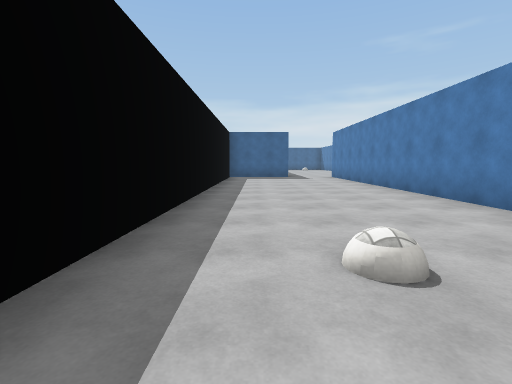
View 1 (above)

19 first-person views from a walk through a Unity game level. The camera is 1.3 m above the floor, tilts 6° down and sees 85° across. The floor is counted in squares, 2 m on a side. Each view is taken from the middle of a square. On the plan, view 1 faces up. The plan holds only what a view shows up to about 9 squares ahead; the rest is blank. The place goes on beyond the plan. The player character is not drawn. Surface patterns are stand-ins for the level's own textures.

View 2
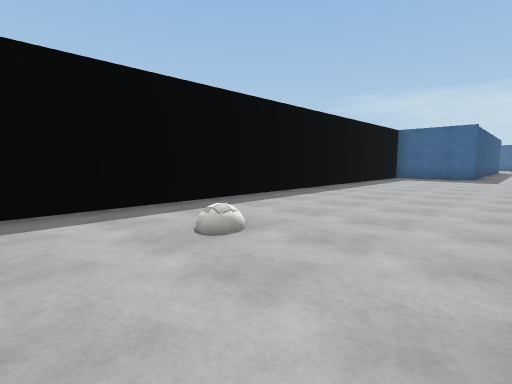

View 3
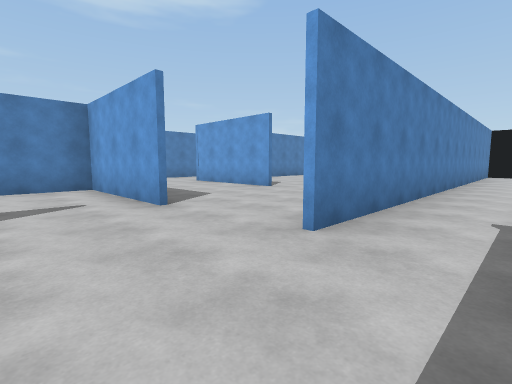

View 4
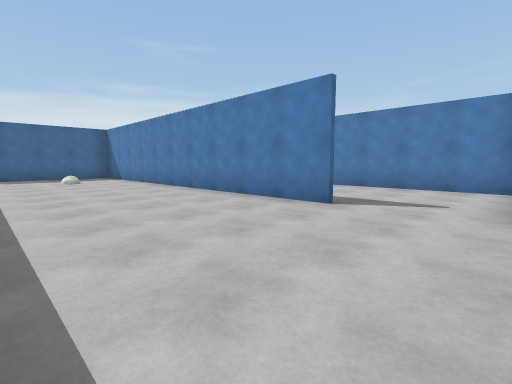

View 5
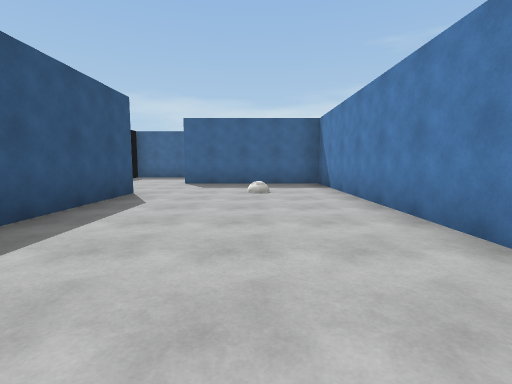

View 6
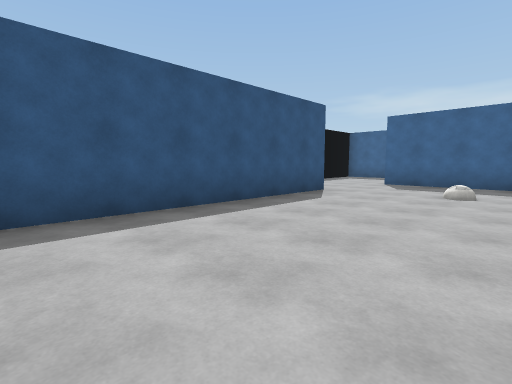

View 7
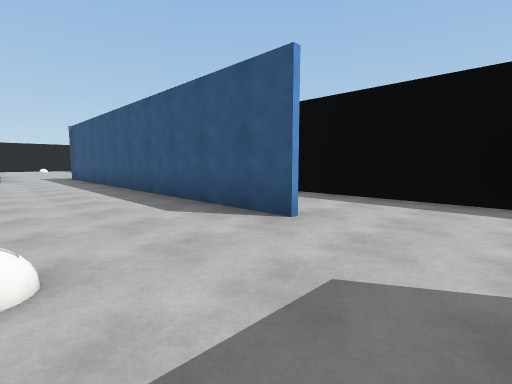

View 8
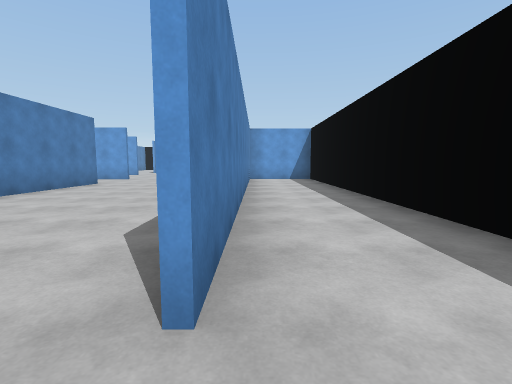

View 9
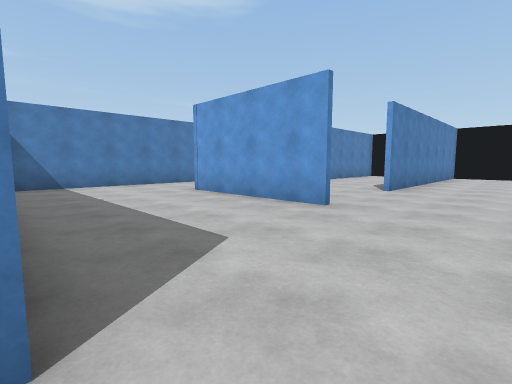

View 10
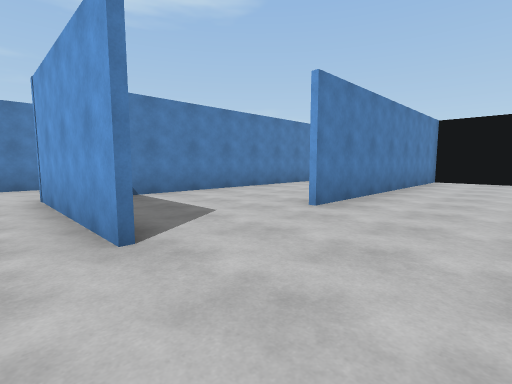

View 11
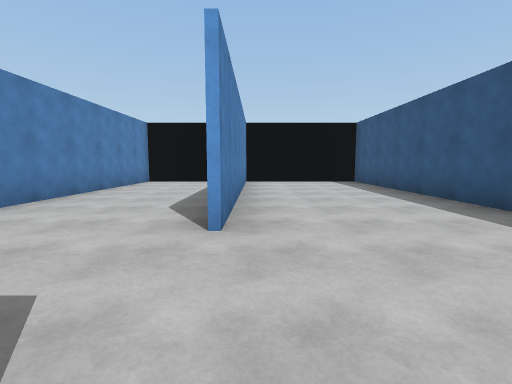

View 12
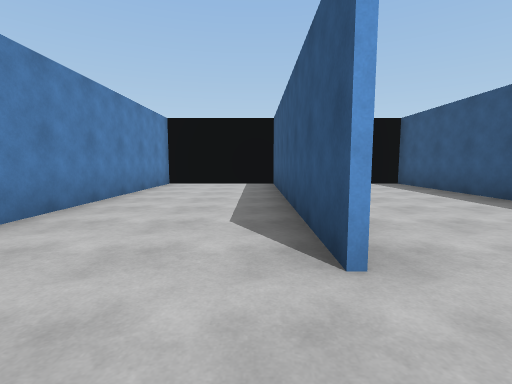

View 13
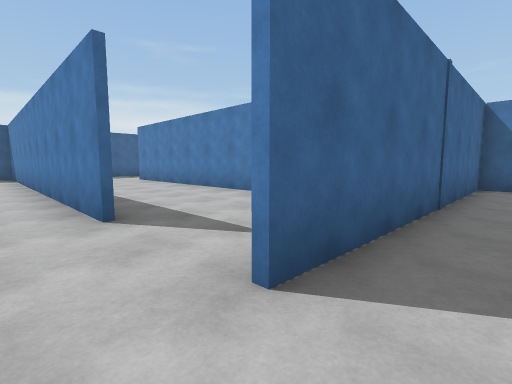

View 14
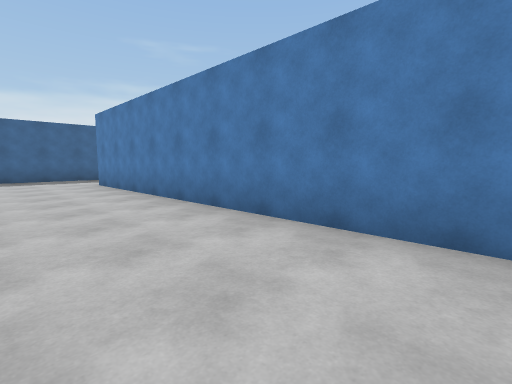

View 15
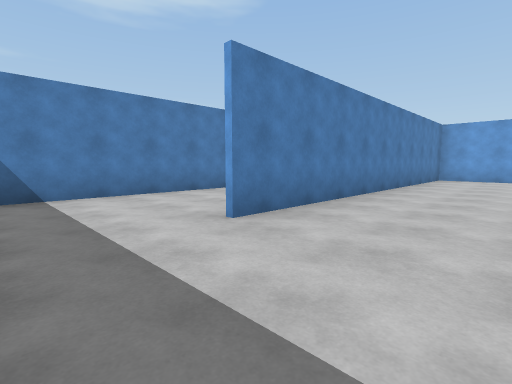

View 16
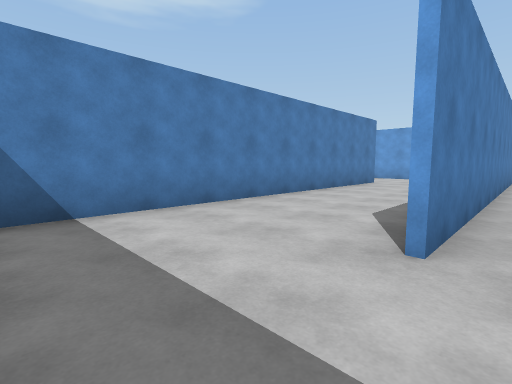

View 17
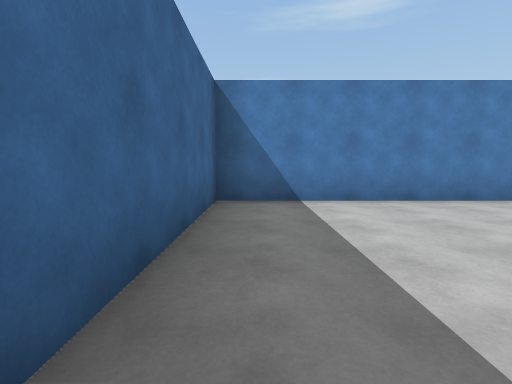

View 18
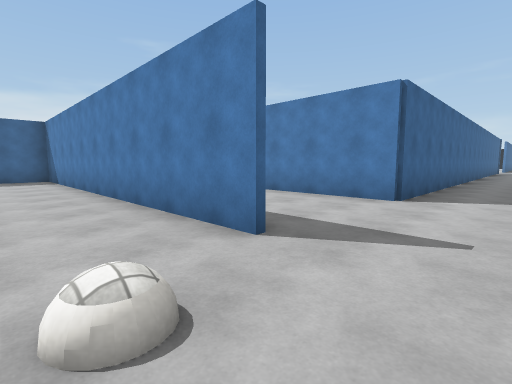

View 19
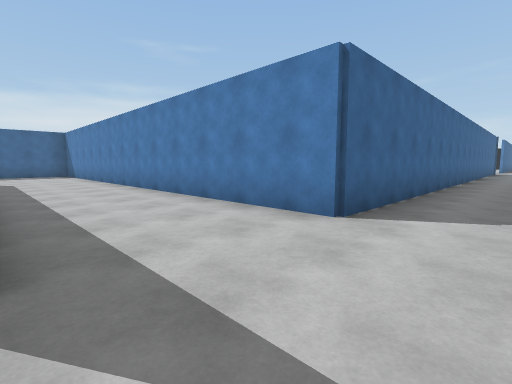

### Floor plan
Ten units are one square. View 1 is at (0, 0); x grows to the right and y downward. Boxes are objects, and circles mark ways between rooms. Rooms are numbered by the first view taken in them; rooms with no view inside come last. Other rooms are left out.
<svg viewBox="-17 -262 182 274">
<path fill="none" stroke="#000" d="M35 -36 35 -129M-12 -89 -12 -38M14 -230 14 -148M-12 -189 -12 -149M-12 -229 -12 -211M12 -152 12 -230M59 -152 59 -257 18 -257M75 -65 75 7 107 7 107 -79M71 -93 109 -93M36 -54 36 7 73 7 73 -65M133 -94 133 -129 60 -129M127 -158 127 -257 75 -257M60 -130 95 -130 95 -230M160 -156 160 -239"/>
<circle cx="25" cy="-130" r="3" fill="#2a7"/>
<circle cx="55" cy="-125" r="3" fill="#2a7"/>
<circle cx="60" cy="-145" r="3" fill="#2a7"/>
<circle cx="130" cy="-145" r="3" fill="#2a7"/>
<text x="10" y="-60">1</text>
<text x="20" y="-200">2</text>
<text x="80" y="-70">3</text>
<text x="90" y="-200">4</text>
<text x="140" y="-200">5</text>
</svg>
Room 1 opens to room 2. Room 2 opens to room 3. Room 2 opens to room 4. Room 4 opens to room 5.

Where each view was taken, in squares from view 1:
view 1: 0 up, 0 right, facing up
view 2: 0 up, 3 right, facing up-left
view 3: 15 up, 2 right, facing down-right
view 4: 13 up, 2 right, facing up-right
view 5: 17 up, 4 right, facing up
view 6: 17 up, 5 right, facing up-left
view 7: 25 up, 4 right, facing down-left
view 8: 24 up, 1 right, facing down
view 9: 13 up, 5 right, facing down-right
view 10: 10 up, 5 right, facing down-right
view 11: 9 up, 7 right, facing down
view 12: 8 up, 8 right, facing down
view 13: 12 up, 5 right, facing up-right
view 14: 14 up, 7 right, facing up-right
view 15: 25 up, 7 right, facing down-right
view 16: 25 up, 9 right, facing down-right
view 17: 25 up, 8 right, facing right
view 18: 14 up, 11 right, facing up-right
view 19: 14 up, 13 right, facing up-right
